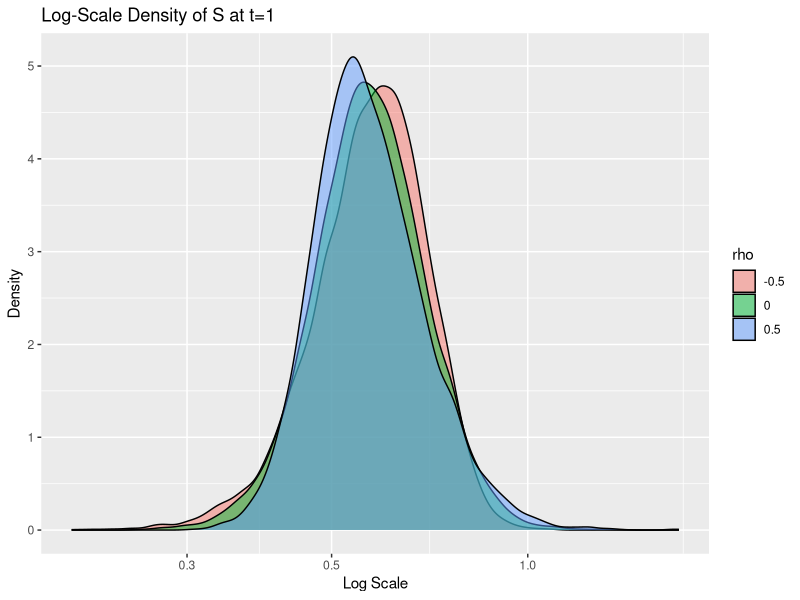
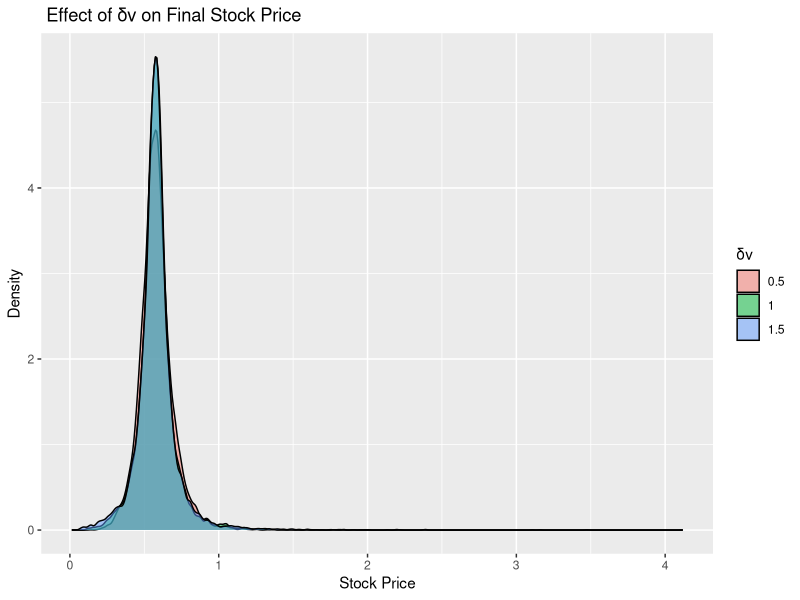
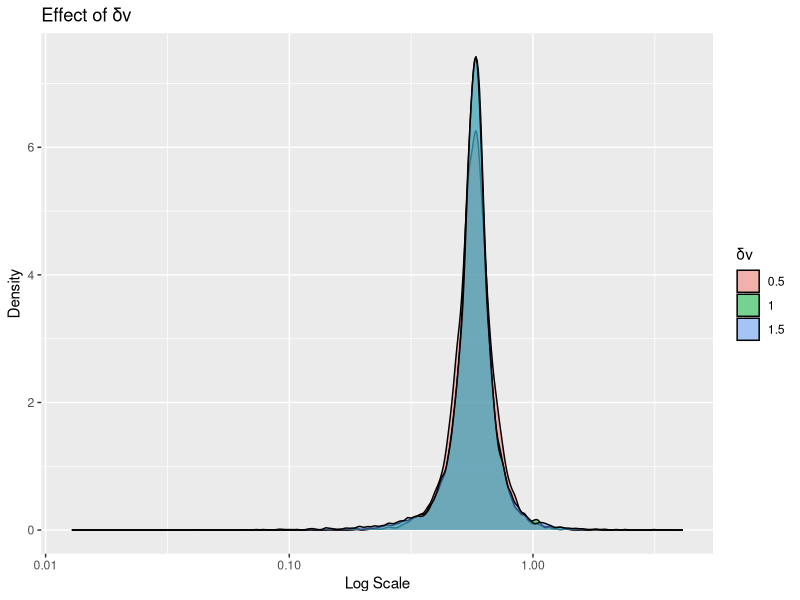
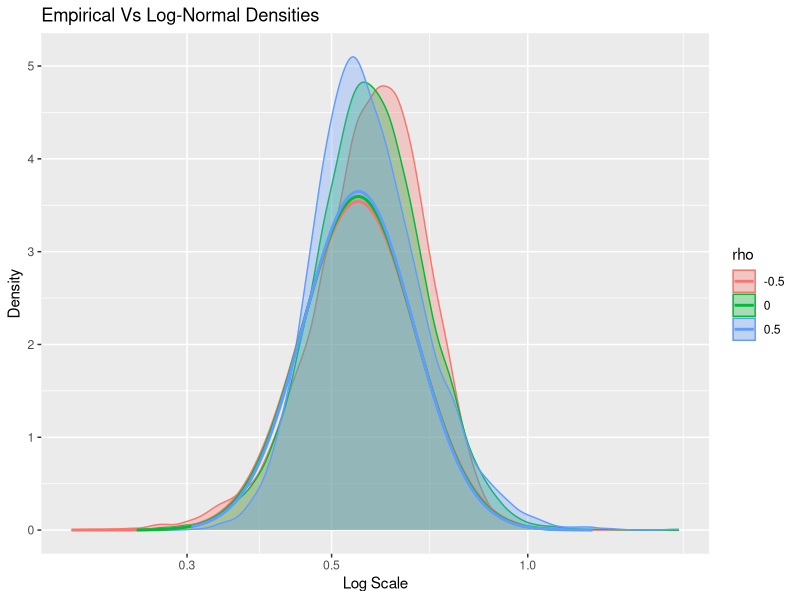

Source code (R) for these figures, in order:
library(tidyverse)
library(ggplot2)

# Question 1
mu <- 0.15
V_Bar <- 0.04
delta_v <- 0.2
kappa_v <- 1
S0 <- 0.5
V0 <- V_Bar
Time_T <- 1
Step_Size <- 1000
N_Simulations <- 10000
dt <- Time_T/Step_Size
Corr <- c(-0.5, 0, 0.5)

Sim_SV <- function(rho, delta_v, seed = 42){
  set.seed(seed)
  
  S <- matrix(NA_real_, nrow = N_Simulations, ncol = Step_Size +1 )
  V <- matrix(NA_real_, nrow = N_Simulations, ncol = Step_Size +1 )
  
  S[,1] <- S0
  V[,1]<- V0
  
  for (t in 1:Step_Size) {
    z1 <- rnorm(N_Simulations)
    z2 <- rho* z1 + sqrt(1-rho^2) * rnorm(N_Simulations)
    
    V_T <- pmax(V[,t], 0)
    
    V[, t+1] <- pmax(
      V[, t] + kappa_v * (V_Bar - V[, t]) * dt +
        delta_v * sqrt(V_T) * sqrt(dt) * z2,
      0
    )

    S[, t+1] <- S[, t] * exp((mu - 0.5 * V_T) * dt + sqrt(V_T * dt) * z1)
    
  }
  
  tibble(
    Final_S = S[, Step_Size + 1],
    rho = factor(rho),
    delta_v = delta_v
  )
}

set.seed(123)

RhoTest <- map_dfr(Corr, ~Sim_SV(rho = .x, delta_v = 0.2))

RhoTest |>
  ggplot(aes(x = Final_S, fill = rho))+
  geom_density(alpha = 0.5) +
  scale_x_log10()+
  labs(
    title = "Log-Scale Density of S at t=1",
    x = "Log Scale",
    y = "Density"
  )

Delta_Array <- c(0.5, 1, 1.5)
New_RhoTest <- map_dfr(Delta_Array, ~Sim_SV(rho = 0, delta_v = .x))

New_RhoTest |>
  ggplot(aes(x = Final_S, fill = factor(delta_v)))+
  geom_density(alpha = 0.5)+
  labs(
    title = " Effect of δv on Final Stock Price",
    x = "Stock Price",
    y = "Density",
    fill = "δv"
  )

New_RhoTest |>
  ggplot(aes(x = Final_S, fill = factor(delta_v)))+
  geom_density( alpha = 0.5) +
  scale_x_log10()+
  labs(
    title = "Effect of δv ",
    x = "Log Scale",
    y = "Density",
    fill = "δv"
  )

lognorm_dist <- RhoTest |>
  group_by(rho) |>
  summarise(
    mu_hat = mean(log(Final_S)),
    sigma_hat = sd(log(Final_S)),
    .groups = "drop"
  )

lognorm_dist

Difference <- RhoTest |>
  group_by(rho) |>
  summarise(x = list(seq(min(Final_S), quantile(Final_S, 0.999), length.out = 500)))|>
  unnest(x) |>
  left_join(lognorm_dist, by = "rho") |>
  mutate(dln = dlnorm(x, meanlog = mu_hat, sdlog = sigma_hat))
  
ggplot(RhoTest, aes(x = Final_S, color = rho)) +
  geom_density(aes(fill = rho), alpha = 0.3)+
  geom_line(data = Difference, aes(x=x, y = dln, color = rho),
            linewidth = 1) +
  scale_x_log10()+
  labs(
    title = "Empirical Vs Log-Normal Densities",
    x="Log Scale",
    y = "Density"
  )
  
#Question 2
# a) GBM Discretization
S0 <- 100
r <- 0.05
sigma <- 0.2
Time_T <- 1
N <- 50
M <- 100000
dt <- Time_T/N
Simm <- (1:N)*dt

set.seed(1)

GBM <- function(M,N,dt,S0, r, sigma){
  z <- matrix(rnorm(M*N), nrow = M, ncol = N)
  incr <- (r - 0.5* sigma^2) * dt + sigma * sqrt(dt) * z
  log_s <- cbind(log(S0), t(apply(incr, 1,cumsum)))
  S <- exp(log_s)
  S
}

paths <- GBM(M,N,dt,S0,r,sigma)
S_grid <- paths[, -1, drop = FALSE]
S_T <- S_grid[, N]
S_Bar <- rowMeans(S_grid)

payoff_x <- pmax(S_T - S_Bar, 0)
discrete_x <- exp(-r * Time_T) * payoff_x

Cmc <- mean(discrete_x)
SE_Cmc <- sd(discrete_x)/sqrt(M) #Standard Error
CI_Cmc <- Cmc + c(-1,1) * 1.96 * SE_Cmc # Confidence Interval

list(
  CMC = Cmc,
  CI95 = CI_Cmc
)

# b) Control Variate
Asian_Call <- function(S0, r, sigma, Time_T, N){
  ti <- (1:N)*(Time_T/N)
  Summ_t <- sum(ti)
  Summ_min <- sum(pmin(rep(ti, each =N), rep(ti, times = N)))
  
  M_G <- log(S0) + (r - 0.5 * sigma^2) * (Summ_t/N)
  V_G <- (sigma^2 / N^2) * Summ_min
  
 Var_ST <- sigma^2 * Time_T
 Cov <- (sigma^2/N) * Summ_t
 Var_ex <- Var_ST + V_G -2 * Cov
 sigma_ex <- sqrt(Var_ex/Time_T)
 
 S1 <- S0
 S2 <- exp(M_G + 0.5 * V_G - r * Time_T)
 
 d1 <- (log(S1/S2)+0.5 * sigma_ex^2 * Time_T)/(sigma_ex* sqrt(Time_T))
 d2 <- d1 - sigma_ex * sqrt(Time_T)
 
 mu_Y <- S1 * pnorm(d1) - S2 * pnorm(d2)
 mu_Y
}

mu_Y <- Asian_Call(S0, r, sigma, Time_T, N)
Geo_S <- exp(rowMeans(log(S_grid)))
payoff_y <- pmax(S_T - Geo_S, 0)
discrete_y <- exp(-r * Time_T) * payoff_y

theta_hat <-cov(discrete_x, discrete_y) / var(discrete_y)
z <- discrete_x+ theta_hat * (mu_Y - discrete_y)

Ccv <- mean(z)
SE_Ccv <- sd(z)/sqrt(M)
CI_Ccv <- Ccv + c(-1,1) * 1.96 * SE_Ccv

list(
  CCV = Ccv,
  CI95_Ccv = CI_Ccv,
  theta_hat = theta_hat,
  mu_Y = mu_Y
)

# c)
Var_MC <- var(discrete_x)
Var_CV <- var(z)
VR <- 100*(1 - Var_CV/Var_MC)

tibble(
  estimator = c("Plain MC", "With Control Variate"),
  price = c(Cmc, Ccv),
  SE = c(SE_Cmc, SE_Ccv),
  CI_Low = c(CI_Cmc[1], CI_Ccv[1]),
  CI_High = c(CI_Cmc[2], CI_Ccv[2])
) |>
  print()

cat(sprintf("Variance Reduction: %.1f%%\n", VR)) # Variance Reduction: 99%, 0.1% of the variance is uncorrelated to the plain MC

# d) CI 





